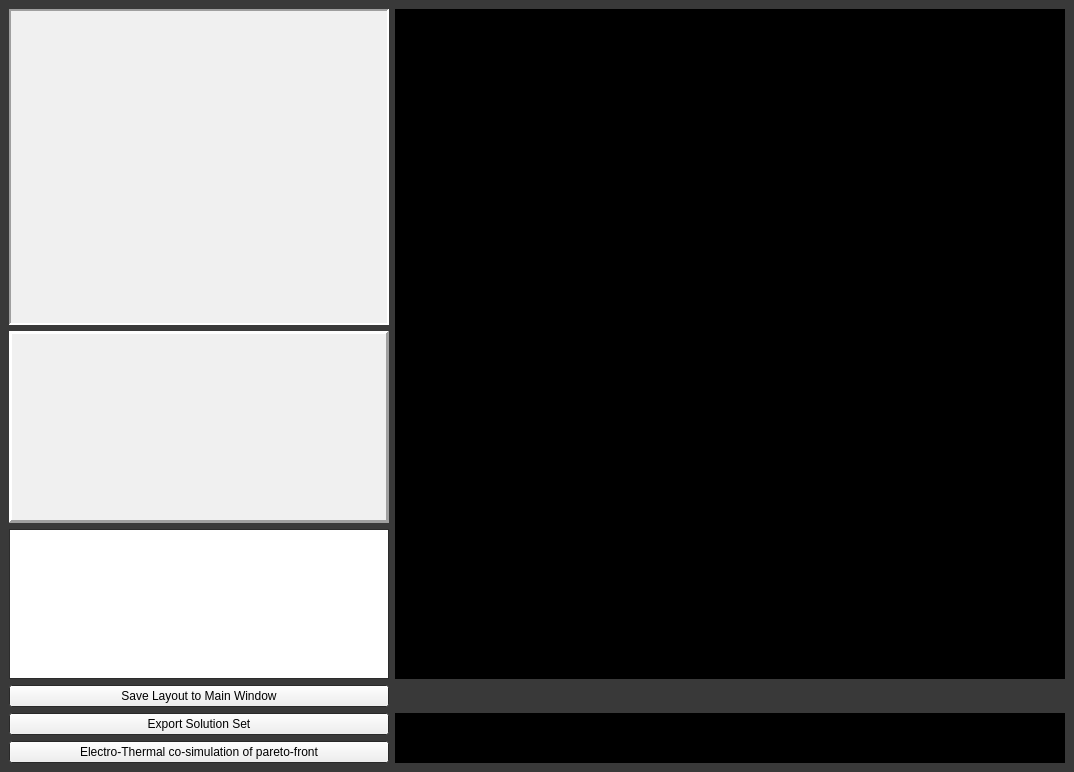
<?xml version="1.0" encoding="UTF-8"?>
<ui version="4.0">
 <class>GrapheneWindow</class>
 <widget class="QMainWindow" name="GrapheneWindow">
  <property name="geometry">
   <rect>
    <x>0</x>
    <y>0</y>
    <width>1074</width>
    <height>772</height>
   </rect>
  </property>
  <property name="sizePolicy">
   <sizepolicy hsizetype="Preferred" vsizetype="Preferred">
    <horstretch>0</horstretch>
    <verstretch>0</verstretch>
   </sizepolicy>
  </property>
  <property name="minimumSize">
   <size>
    <width>0</width>
    <height>0</height>
   </size>
  </property>
  <property name="palette">
   <palette>
    <active>
     <colorrole role="Base">
      <brush brushstyle="SolidPattern">
       <color alpha="255">
        <red>255</red>
        <green>255</green>
        <blue>255</blue>
       </color>
      </brush>
     </colorrole>
     <colorrole role="Window">
      <brush brushstyle="SolidPattern">
       <color alpha="255">
        <red>57</red>
        <green>57</green>
        <blue>57</blue>
       </color>
      </brush>
     </colorrole>
    </active>
    <inactive>
     <colorrole role="Base">
      <brush brushstyle="SolidPattern">
       <color alpha="255">
        <red>255</red>
        <green>255</green>
        <blue>255</blue>
       </color>
      </brush>
     </colorrole>
     <colorrole role="Window">
      <brush brushstyle="SolidPattern">
       <color alpha="255">
        <red>57</red>
        <green>57</green>
        <blue>57</blue>
       </color>
      </brush>
     </colorrole>
    </inactive>
    <disabled>
     <colorrole role="Base">
      <brush brushstyle="SolidPattern">
       <color alpha="255">
        <red>57</red>
        <green>57</green>
        <blue>57</blue>
       </color>
      </brush>
     </colorrole>
     <colorrole role="Window">
      <brush brushstyle="SolidPattern">
       <color alpha="255">
        <red>57</red>
        <green>57</green>
        <blue>57</blue>
       </color>
      </brush>
     </colorrole>
    </disabled>
   </palette>
  </property>
  <property name="windowTitle">
   <string>Graphene</string>
  </property>
  <widget class="QWidget" name="centralwidget">
   <layout class="QGridLayout" name="gridLayout">
    <item row="0" column="0">
     <widget class="QScrollArea" name="scrl_objectivesWindow">
      <property name="sizePolicy">
       <sizepolicy hsizetype="Expanding" vsizetype="Expanding">
        <horstretch>0</horstretch>
        <verstretch>0</verstretch>
       </sizepolicy>
      </property>
      <property name="minimumSize">
       <size>
        <width>0</width>
        <height>0</height>
       </size>
      </property>
      <property name="maximumSize">
       <size>
        <width>380</width>
        <height>16777215</height>
       </size>
      </property>
      <property name="palette">
       <palette>
        <active>
         <colorrole role="Base">
          <brush brushstyle="SolidPattern">
           <color alpha="255">
            <red>255</red>
            <green>255</green>
            <blue>255</blue>
           </color>
          </brush>
         </colorrole>
         <colorrole role="Window">
          <brush brushstyle="SolidPattern">
           <color alpha="255">
            <red>240</red>
            <green>240</green>
            <blue>240</blue>
           </color>
          </brush>
         </colorrole>
        </active>
        <inactive>
         <colorrole role="Base">
          <brush brushstyle="SolidPattern">
           <color alpha="255">
            <red>255</red>
            <green>255</green>
            <blue>255</blue>
           </color>
          </brush>
         </colorrole>
         <colorrole role="Window">
          <brush brushstyle="SolidPattern">
           <color alpha="255">
            <red>240</red>
            <green>240</green>
            <blue>240</blue>
           </color>
          </brush>
         </colorrole>
        </inactive>
        <disabled>
         <colorrole role="Base">
          <brush brushstyle="SolidPattern">
           <color alpha="255">
            <red>240</red>
            <green>240</green>
            <blue>240</blue>
           </color>
          </brush>
         </colorrole>
         <colorrole role="Window">
          <brush brushstyle="SolidPattern">
           <color alpha="255">
            <red>240</red>
            <green>240</green>
            <blue>240</blue>
           </color>
          </brush>
         </colorrole>
        </disabled>
       </palette>
      </property>
      <property name="frameShape">
       <enum>QFrame::Panel</enum>
      </property>
      <property name="lineWidth">
       <number>2</number>
      </property>
      <property name="verticalScrollBarPolicy">
       <enum>Qt::ScrollBarAsNeeded</enum>
      </property>
      <property name="horizontalScrollBarPolicy">
       <enum>Qt::ScrollBarAlwaysOff</enum>
      </property>
      <property name="widgetResizable">
       <bool>true</bool>
      </property>
      <widget class="QWidget" name="scrollAreaWidgetContents">
       <property name="geometry">
        <rect>
         <x>0</x>
         <y>0</y>
         <width>376</width>
         <height>309</height>
        </rect>
       </property>
      </widget>
     </widget>
    </item>
    <item row="0" column="1" rowspan="3">
     <widget class="QWidget" name="plot_widget" native="true">
      <property name="sizePolicy">
       <sizepolicy hsizetype="Preferred" vsizetype="Preferred">
        <horstretch>0</horstretch>
        <verstretch>0</verstretch>
       </sizepolicy>
      </property>
      <property name="minimumSize">
       <size>
        <width>594</width>
        <height>584</height>
       </size>
      </property>
      <property name="autoFillBackground">
       <bool>false</bool>
      </property>
      <property name="styleSheet">
       <string notr="true">background-color: rgb(0, 0, 0);</string>
      </property>
     </widget>
    </item>
    <item row="1" column="0">
     <widget class="QGraphicsView" name="gfx_layoutPreview">
      <property name="sizePolicy">
       <sizepolicy hsizetype="Preferred" vsizetype="Preferred">
        <horstretch>0</horstretch>
        <verstretch>0</verstretch>
       </sizepolicy>
      </property>
      <property name="palette">
       <palette>
        <active>
         <colorrole role="Base">
          <brush brushstyle="SolidPattern">
           <color alpha="255">
            <red>240</red>
            <green>240</green>
            <blue>240</blue>
           </color>
          </brush>
         </colorrole>
        </active>
        <inactive>
         <colorrole role="Base">
          <brush brushstyle="SolidPattern">
           <color alpha="255">
            <red>240</red>
            <green>240</green>
            <blue>240</blue>
           </color>
          </brush>
         </colorrole>
        </inactive>
        <disabled>
         <colorrole role="Base">
          <brush brushstyle="SolidPattern">
           <color alpha="255">
            <red>57</red>
            <green>57</green>
            <blue>57</blue>
           </color>
          </brush>
         </colorrole>
        </disabled>
       </palette>
      </property>
      <property name="frameShape">
       <enum>QFrame::Panel</enum>
      </property>
      <property name="frameShadow">
       <enum>QFrame::Raised</enum>
      </property>
      <property name="lineWidth">
       <number>3</number>
      </property>
     </widget>
    </item>
    <item row="2" column="0">
     <widget class="QTableView" name="objective_values_table">
      <property name="maximumSize">
       <size>
        <width>380</width>
        <height>150</height>
       </size>
      </property>
     </widget>
    </item>
    <item row="3" column="0">
     <widget class="QPushButton" name="bnt_saveLayout">
      <property name="text">
       <string>Save Layout to Main Window</string>
      </property>
     </widget>
    </item>
    <item row="4" column="0">
     <widget class="QPushButton" name="btn_export_csv">
      <property name="text">
       <string>Export Solution Set</string>
      </property>
     </widget>
    </item>
    <item row="4" column="1" rowspan="2">
     <widget class="QWidget" name="navbar_widget" native="true">
      <property name="minimumSize">
       <size>
        <width>594</width>
        <height>40</height>
       </size>
      </property>
      <property name="styleSheet">
       <string notr="true">background-color: rgb(0, 0, 0);</string>
      </property>
     </widget>
    </item>
    <item row="5" column="0">
     <widget class="QPushButton" name="Electro_Thermal_btn">
      <property name="text">
       <string>Electro-Thermal co-simulation of pareto-front</string>
      </property>
     </widget>
    </item>
   </layout>
  </widget>
  <action name="action_save_image">
   <property name="text">
    <string>Save Image</string>
   </property>
  </action>
  <action name="action_quit">
   <property name="text">
    <string>Quit</string>
   </property>
  </action>
 </widget>
 <resources/>
 <connections/>
</ui>
